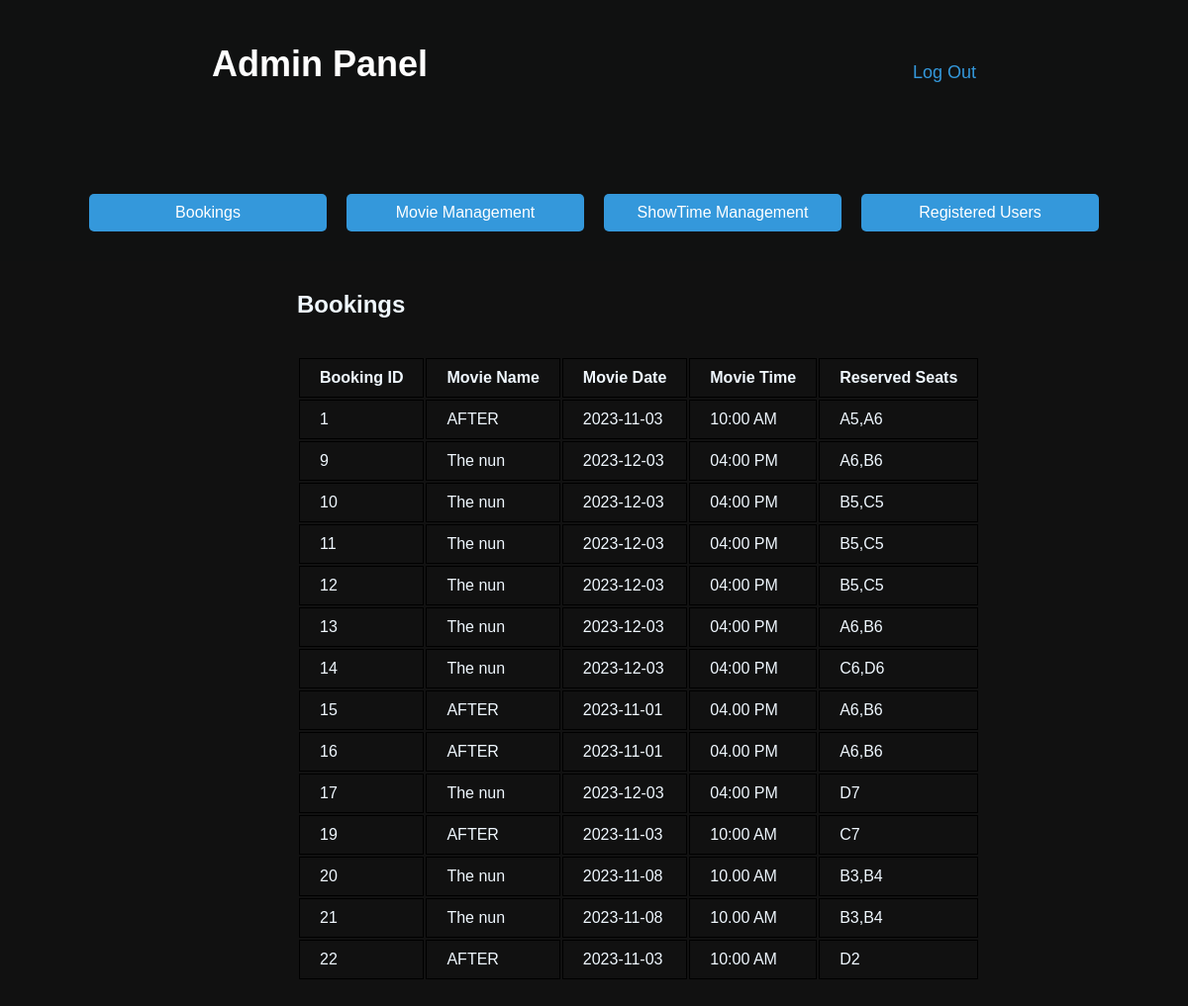
Page /admin/bookings.php on the committed database.
### tables this page shows
CREATE TABLE `booking` (
  `booking_id` int(11) NOT NULL,
  `movie_name` varchar(200) DEFAULT NULL,
  `movie_date` varchar(100) DEFAULT NULL,
  `movie_time` varchar(100) DEFAULT NULL,
  `reserved_seats` varchar(200) DEFAULT NULL
);

### admin/bookings.php (the view, shortened to what this page needs)
<?php
include 'admin.php';
?>
<!DOCTYPE html>
<html lang="en">
<head>
    <link rel="stylesheet" type="text/css" href="description_style.css">
</head>
<body>
<div class="movie_details">
<h2 id="heading"><centre>Bookings</centre> </h2>
<br>
    <table>
        <tr>
            <th>Booking ID</th>
            <th>Movie Name</th>
            <th>Movie Date</th>
            <th>Movie Time</th>
            <th>Reserved Seats</th>
        </tr>
<?php
        $qry1=mysqli_query($conn,"SELECT * FROM booking ");
        while($booking=mysqli_fetch_array($qry1)){
        ?>
        <tr>
            <td><?php echo $booking['booking_id'];?></td>
            <td><?php echo $booking['movie_name'];?></td>
            <td><?php echo $booking['movie_date'];?></td>
            <td><?php echo $booking['movie_time'];?></td>
            <td><?php echo $booking['reserved_seats'];?></td>
        </tr>
        <?php
        }
        ?>
    </div>
    <br><br>
</body>
</html>

### admin/admin.php (shortened to what this page needs)
<!DOCTYPE html>
<html lang="en">
<head>
    <link rel="stylesheet" href="admin.css">
</head>
<body>
    <div class="headings">
        <div class="wrapper">
        <h1>Admin Panel</h1>
        <a href="logout.php"> Log Out</a>
        </div>
        <div class="links">
        <a class="btn btn-primary" href="bookings.php" target="user">Bookings</a>
        <a class="btn btn-primary" href="movie_managment.php" target="user">Movie Management</a>
        <a class="btn btn-primary" href="showtime_managment.php" target="user">ShowTime Management</a>
        <a class="btn btn-primary" href="users.php" target="user">Registered Users</a>
    </div>
    </div>
</body>
</html>

### admin/admin.css (style rules this page uses)
body { font-family: Arial, sans-serif; background-color: #e9d1d1; margin: 0; padding: 0; }
.wrapper { display: flex; align-items: center; justify-content: center; align-content: center; }
.wrapper a { font-size: 18px; margin-left: 490px; margin-top: -60px; color: #3498db; text-decoration: none; }
.headings { text-align: center; background-color: #101111; color: #fff; padding: 20px; }
.headings h1 { font-size: 36px; margin-bottom: 100px; }
.links { display: flex; align-items: center; justify-content: center; }
.btn { display: inline-block; padding: 10px 20px; margin: 10px; text-align: center; text-decoration: none; border-radius: 5px; color: #fff; }
.btn-primary { background-color: #3498db; }
.btn-primary[target="user"] { display: block; width: 200px; }

### admin/description_style.css (style rules this page uses)
body { color: aliceblue; background-color: #111111; }
.movie_details { margin: 30px; margin-left: 80px; justify-content: center; align-content: center; }
table td ,table th { border: 1px solid black; padding: 10px 20px; }
.add_movie_details, .movie_details { margin: 10px; margin-left: 300px; justify-content: center; align-content: center; }

### rows in the picture
booking: booking_id "1", movie_name "AFTER", movie_date "2023-11-03", movie_time "10:00 AM", reserved_seats "A5,A6"
booking: booking_id "9", movie_name "The nun", movie_date "2023-12-03", movie_time "04:00 PM", reserved_seats "A6,B6"
booking: booking_id "10", movie_name "The nun", movie_date "2023-12-03", movie_time "04:00 PM", reserved_seats "B5,C5"
booking: booking_id "11", movie_name "The nun", movie_date "2023-12-03", movie_time "04:00 PM", reserved_seats "B5,C5"
booking: booking_id "12", movie_name "The nun", movie_date "2023-12-03", movie_time "04:00 PM", reserved_seats "B5,C5"
booking: booking_id "13", movie_name "The nun", movie_date "2023-12-03", movie_time "04:00 PM", reserved_seats "A6,B6"
booking: booking_id "14", movie_name "The nun", movie_date "2023-12-03", movie_time "04:00 PM", reserved_seats "C6,D6"
booking: booking_id "15", movie_name "AFTER", movie_date "2023-11-01", movie_time "04.00 PM", reserved_seats "A6,B6"
booking: booking_id "16", movie_name "AFTER", movie_date "2023-11-01", movie_time "04.00 PM", reserved_seats "A6,B6"
booking: booking_id "17", movie_name "The nun", movie_date "2023-12-03", movie_time "04:00 PM", reserved_seats "D7"
booking: booking_id "19", movie_name "AFTER", movie_date "2023-11-03", movie_time "10:00 AM", reserved_seats "C7"
booking: booking_id "20", movie_name "The nun", movie_date "2023-11-08", movie_time "10.00 AM", reserved_seats "B3,B4"
booking: booking_id "21", movie_name "The nun", movie_date "2023-11-08", movie_time "10.00 AM", reserved_seats "B3,B4"
booking: booking_id "22", movie_name "AFTER", movie_date "2023-11-03", movie_time "10:00 AM", reserved_seats "D2"
